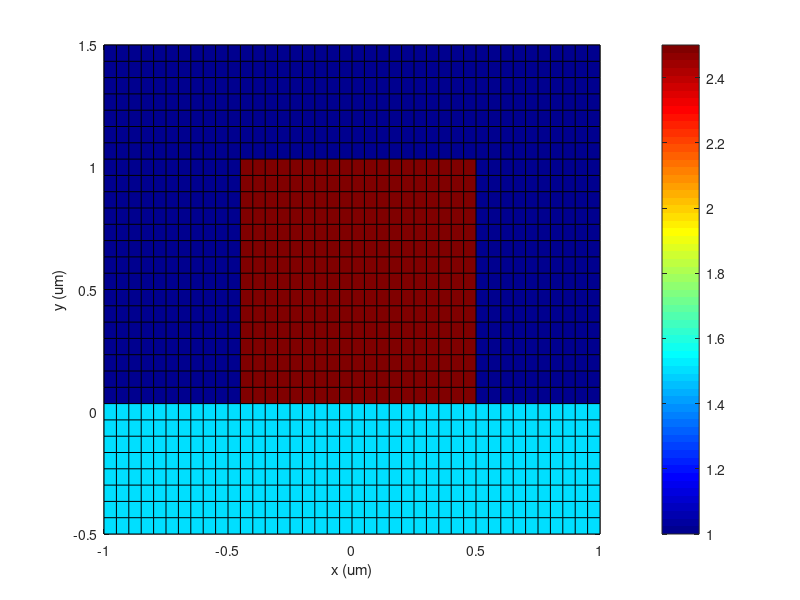

Here is the MATLAB script that generated this plot: (Note: this script raises an error after producing the figure.)
%%%%%%%%%%%%%%%%%%%%%%%%%%%%%%%%%%%%%%%%%%%%%%%%%%%%%%%%%%%%%%%%%%%%%%%%%%%
%%%%%%%%%%%%%%%%%%%%%% last update 26Feb2018, lne %%%%%%%%%%%%%%%%%%%%%%%%%
%%%%%%%%%%%%%%%%%%%%%%%%%%%%%%%%%%%%%%%%%%%%%%%%%%%%%%%%%%%%%%%%%%%%%%%%%%%

clear all
close all
clc

%%%%%%%%%%%%%%%%%%%%%%%%%%%%%%%%%%%%%%%%%%%%%%%%%%%%%%%%%%%%%%%%%%%%%%%%%%%
%%%%%%%%%%%%%%%%%%%%%%%%% Solving Parameters %%%%%%%%%%%%%%%%%%%%%%%%%%%%%%
%%%%%%%%%%%%%%%%%%%%%%%%%%%%%%%%%%%%%%%%%%%%%%%%%%%%%%%%%%%%%%%%%%%%%%%%%%%

lambda=1.55E-6;       %% Wavelength (meter)

neff_guess=2;         %% Guess of the effective index solutions (NOT WORKING)
neff_min=1.5;         %% filter the solutions where the effective index is superior than
neff_max=4;           %% filter the solutions where the effective index is inferior than
nmodes=6;            %% number of solutions asked 

AbsorbingBoundaryCondition=0;     %% 0 or 1

%%%%%%%%%%%%%%%%%%%%%%%%%%%%%%%%%%%%%%%%%%%%%%%%%%%%%%%%%%%%%%%%%%%%%%%%%%%
%%%%%%%%%%%%%%%%%%%%%%%%%% Plotting parameter %%%%%%%%%%%%%%%%%%%%%%%%%%%%%
%%%%%%%%%%%%%%%%%%%%%%%%%%%%%%%%%%%%%%%%%%%%%%%%%%%%%%%%%%%%%%%%%%%%%%%%%%%

AAbs=0;               %% Plot abs(E,H)
RReal=1;              %% Plot real(E,H)
IImag=0;              %% Plot imag(E,H)

plotElectricalField=1;
plotMagneticalField=0;

%%%%%%%%%%%%%%%%%%%%%%%%%%%%%%%%%%%%%%%%%%%%%%%%%%%%%%%%%%%%%%%%%%%%%%%%%%%
%%%%%%%%%%%%%%%%%%%%%%%%%%%%% Grid definition %%%%%%%%%%%%%%%%%%%%%%%%%%%%%
%%%%%%%%%%%%%%%%%%%%%%%%%%%%%%%%%%%%%%%%%%%%%%%%%%%%%%%%%%%%%%%%%%%%%%%%%%%

Nx=41;                %% number of points in the direction x
Ny=31;                %% number of points in the direction y

Dx=1E-6;              %% map
Dy=4E-6;              %% map

x = linspace(-Dx, Dx, Nx);
%y = linspace(-Dy/1.02, Dy, Ny);
y = linspace(-0.5e-6, 1.5e-6, Ny);
dx = x(2)-x(1);
dy = y(2)-y(1);

[X,Y] = meshgrid(x,y);

%%%%%%%%%%%%%%%%%%%%%%%%%%%%%%%%%%%%%%%%%%%%%%%%%%%%%%%%%%%%%%%%%%%%%%%%%%%
%%%%%%%%%%%%%%%%%%%%%%% Optical index definition %%%%%%%%%%%%%%%%%%%%%%%%%%
%%%%%%%%%%%%%%%%%%%%%%%%%%%%%%%%%%%%%%%%%%%%%%%%%%%%%%%%%%%%%%%%%%%%%%%%%%%

Lx=1e-6;
Ly=1e-6;

x0=0;y0=Ly/2;

idx  = 1 > abs((X-x0)/Lx*2);
idy  = 1 > abs((Y-y0)/Ly*2);
idXY = idx.*idy ;

n = (2.5)*idXY + (1)*(1-idXY);  %% ridge optical index

n(Y<=0)=1.5+0i;                %% substrate optical index

%%%%%%%%%%%%%%%%%%%%%%%%%%%%%%%%%%%%%%%%%%%%%%%%%%%%%%%%%%%%%%%%%%%%%%%%%%%
%%%%%%%%%%%%%%%%%%%%%%%%%%%%%%%%%%%%%%%%%%%%%%%%%%%%%%%%%%%%%%%%%%%%%%%%%%%
%%%%%%%%%%%%%%%%%%%%%%%%%%%%%%%%%%%%%%%%%%%%%%%%%%%%%%%%%%%%%%%%%%%%%%%%%%%

if AbsorbingBoundaryCondition==1
    LOSS=1e-5;
    n(:,1)         = n(:,1)         + LOSS*i;
    n(:,end)       = n(:,end)       + LOSS*i;
    n(1,2:end-1)   = n(1,2:end-1)   + LOSS*i;
    n(end,2:end-1) = n(end,2:end-1) + LOSS*i;
end

eps=n.^2;

%%%%%%%%%%%%%%%%%%%%%%%%%%%%%%%%%%%%%%%%%%%%%%%%%%%%%%%%%%%%%%%%%%%%%%%%%%%
%%%%%%%%%%%%%%%%%%%%%%%%%%%%%%%%%%%%%%%%%%%%%%%%%%%%%%%%%%%%%%%%%%%%%%%%%%% 

figure('position',[100 500 700 500])
pcolor(x*1e6,y*1e6,abs(n))
%pcolor(x*1e6,y*1e6,abs(eps))
xlabel('x (um)')
ylabel('y (um)')
colormap(jet)
colorbar
%shading flat
%break

%%%%%%%%%%%%%%%%%%%%%%%%%%%%%%%%%%%%%%%%%%%%%%%%%%%%%%%%%%%%%%%%%%%%%%%%%%%
%%%%%%%%%%%%%%%%%%%%%%%%%%%%%%%%%%%%%%%%%%%%%%%%%%%%%%%%%%%%%%%%%%%%%%%%%%%
%%%%%%%%%%%%%%%%%%%%%%%%%%%%%%%%%%%%%%%%%%%%%%%%%%%%%%%%%%%%%%%%%%%%%%%%%%%
Hx=[];Hy=[];Hz=[];Ex=[];Ey=[];Ez=[];

[Ex,Ey,neff]=WG2D_SolveExEy_f(x,y,eps,lambda,nmodes,neff_guess,neff_min,neff_max);

display(strcat('neff = ',num2str(neff,'%.5f')   ));

if plotElectricalField==1;
  for i=1:length(neff)
      Ez(:,:,i)=WG2D_GetEz_f(x,y,Ex(:,:,i),Ey(:,:,i),eps,neff(i),lambda);
  end
end

if plotMagneticalField==1
  for i=1:length(neff)
      [Hx(:,:,i),Hy(:,:,i),Hz(:,:,i)]=WG2D_GetHxHyHz_f(x,y,Ex(:,:,i),Ey(:,:,i),eps,neff(i),lambda);
  end
end

%%%%%%%%%%%%%%%%%%%%%%%%%%%%%%%%%%%%%%%%%%%%%%%%%%%%%%%%%%%%%%%%%%%%%%%%%%%
%%%%%%%%%%%%%%%%%%%%%%%%%%%%%%%%%%%%%%%%%%%%%%%%%%%%%%%%%%%%%%%%%%%%%%%%%%%
%%%%%%%%%%%%%%%%%%%%%%%%%%%%%%%%% Figures %%%%%%%%%%%%%%%%%%%%%%%%%%%%%%%%%
%%%%%%%%%%%%%%%%%%%%%%%%%%%%%%%%%%%%%%%%%%%%%%%%%%%%%%%%%%%%%%%%%%%%%%%%%%%
%%%%%%%%%%%%%%%%%%%%%%%%%%%%%%%%%%%%%%%%%%%%%%%%%%%%%%%%%%%%%%%%%%%%%%%%%%%

if AAbs==1
  HHx=abs(Hx);HHy=abs(Hy);HHz=abs(Hz);
  EEx=abs(Ex);EEy=abs(Ey);EEz=abs(Ez);
end
if RReal==1
  HHx=real(Hx);HHy=real(Hy);HHz=real(Hz);
  EEx=real(Ex);EEy=real(Ey);EEz=real(Ez);  
end
if IImag==1
  HHx=imag(Hx);HHy=imag(Hy);HHz=imag(Hz);
  EEx=imag(Ex);EEy=imag(Ey);EEz=imag(Ez);
end

%%%%%%%%%%%%%%%%%%%%%%%%%%%%%%%%%%%%%%%%%%%%%%%%%%%%%%%%%%%%%%%%%%%%%%%%%%%
%%%%%%%%%%%%%%%%%%%%%%%%%%%%%%%%%%%%%%%%%%%%%%%%%%%%%%%%%%%%%%%%%%%%%%%%%%%
%%%%%%%%%%%%%%%%%%%%%%%%%%%%%%%%%%%%%%%%%%%%%%%%%%%%%%%%%%%%%%%%%%%%%%%%%%%

X0fig=50; Y0fig=100;
Wfig=1800;Hfig=1000;

if plotElectricalField==1

figure('Name','Electrical Field','position',[X0fig Y0fig Wfig Hfig])


for i=1:6%length(neff)
    
    subplot(3,6,i)
    hold on
    A=EEx(:,:,i);
    if sum(A(:)==0)
      pcolor(x*1e6,y*1e6,A)
    else
      pcolor(x*1e6,y*1e6,A/max(abs(A(:))))
    end
    contour(x*1e6,y*1e6,abs(n),1,'linewidth',2,'linecolor','w')
    plot([-1 1]*Dx*1e6,[0 0],'w','linewidth',2)
    
    if RReal==1 || IImag==1
        caxis([-1 1])
    elseif AAbs==1
        caxis([0 1])
    end
    
    if AAbs==1
      title(  strcat('neff=',  num2str( neff(i) ,'%.3f'),',  Abs(Ex)'  )    )
    elseif RReal==1
      title(  strcat('neff=',  num2str( neff(i) ,'%.3f'),',  Re(Ex)'  )    )
    elseif IImag==1
      title(  strcat('neff=',  num2str( neff(i) ,'%.3f'),',  Im(Ex)'  )    )
    end
    shading flat
    xlabel('x (um)')
    ylabel('y (um)')
    colormap(jet)
    colorbar
 
end


%%%%%%%%%%%%%%%%%%%%%%%%%%%%%%%%%%%%%%%%%%%%%%%%%%%%%%%%%%%%%%%%%%%%%%%%%%%

for i=1:6%length(neff)

    subplot(3,6,i+6)
    hold on
    A=EEy(:,:,i);
    if sum(A(:)==0)
      pcolor(x*1e6,y*1e6,A)
    else
      pcolor(x*1e6,y*1e6,A/max(abs(A(:))))
    end
    contour(x*1e6,y*1e6,abs(n),1,'linewidth',2,'linecolor','w')
    
    if RReal==1 || IImag==1
        caxis([-1 1])
    elseif AAbs==1
        caxis([0 1])
    end
    
    if AAbs==1
      title(  strcat('neff=',  num2str( neff(i) ,'%.3f'),',  Abs(Ey)'  )    )
    elseif RReal==1
      title(  strcat('neff=',  num2str( neff(i) ,'%.3f'),',  Re(Ey)'  )    )
    elseif IImag==1
      title(  strcat('neff=',  num2str( neff(i) ,'%.3f'),',  Im(Ey)'  )    )
    end
    shading flat
    xlabel('x (um)')
    ylabel('y (um)')
    colormap(jet)
    colorbar
 
end

%%%%%%%%%%%%%%%%%%%%%%%%%%%%%%%%%%%%%%%%%%%%%%%%%%%%%%%%%%%%%%%%%%%%%%%%%%%

for i=1:6%length(neff)

    subplot(3,6,i+12)
    hold on
    A=EEz(:,:,i);
    if sum(A(:)==0)
      pcolor(x*1e6,y*1e6,A)
    else
      pcolor(x*1e6,y*1e6,A/max(abs(A(:))))
    end
    contour(x*1e6,y*1e6,abs(n),1,'linewidth',2,'linecolor','w')
    
    if RReal==1 || IImag==1
        caxis([-1 1])
    elseif AAbs==1
        caxis([0 1])
    end
    
    if AAbs==1
      title(  strcat('neff=',  num2str( neff(i) ,'%.3f'),',  Abs(Ez)'  )    )
    elseif RReal==1
      title(  strcat('neff=',  num2str( neff(i) ,'%.3f'),',  Re(Ez)'  )    )
    elseif IImag==1
      title(  strcat('neff=',  num2str( neff(i) ,'%.3f'),',  Im(Ez)'  )    )
    end
    shading flat
    xlabel('x (um)')
    ylabel('y (um)')
    colormap(jet)
    colorbar
 
end

end

%%%%%%%%%%%%%%%%%%%%%%%%%%%%%%%%%%%%%%%%%%%%%%%%%%%%%%%%%%%%%%%%%%%%%%%%%%%
%%%%%%%%%%%%%%%%%%%%%%%%%%%%%%%%%%%%%%%%%%%%%%%%%%%%%%%%%%%%%%%%%%%%%%%%%%%
%%%%%%%%%%%%%%%%%%%%%%%%%%%%%%%%%%%%%%%%%%%%%%%%%%%%%%%%%%%%%%%%%%%%%%%%%%%

if plotMagneticalField==1

figure('Name','Magnetical Field','position',[X0fig Y0fig Wfig Hfig])

for i=1:6%length(neff)
    
    subplot(3,6,i)
    hold on
    A=HHx(:,:,i);
    if sum(A(:)==0)
      pcolor(x*1e6,y*1e6,A)
    else
      pcolor(x*1e6,y*1e6,A/max(abs(A(:))))
    end
    contour(x*1e6,y*1e6,abs(n),1,'linewidth',2,'linecolor','w')
    plot([-1 1]*Dx*1e6,[0 0],'w','linewidth',2)
    
    if RReal==1 || IImag==1
        caxis([-1 1])
    elseif AAbs==1
        caxis([0 1])
    end
    
    if AAbs==1
      title(  strcat('neff=',  num2str( neff(i) ,'%.3f'),',  Abs(Hx)'  )    )
    elseif RReal==1
      title(  strcat('neff=',  num2str( neff(i) ,'%.3f'),',  Re(Hx)'  )    )
    elseif IImag==1
      title(  strcat('neff=',  num2str( neff(i) ,'%.3f'),',  Im(Hx)'  )    )
    end
    shading flat
    xlabel('x (um)')
    ylabel('y (um)')
    colormap(jet)
    colorbar
 
end

%%%%%%%%%%%%%%%%%%%%%%%%%%%%%%%%%%%%%%%%%%%%%%%%%%%%%%%%%%%%%%%%%%%%%%%%%%%
  
for i=1:6%length(neff)

    subplot(3,6,i+6)
    hold on
    A=HHy(:,:,i);
    if sum(A(:)==0)
      pcolor(x*1e6,y*1e6,A)
    else
      pcolor(x*1e6,y*1e6,A/max(abs(A(:))))
    end
    contour(x*1e6,y*1e6,abs(n),1,'linewidth',2,'linecolor','w')
    
    if RReal==1 || IImag==1
        caxis([-1 1])
    elseif AAbs==1
        caxis([0 1])
    end
    
    if AAbs==1
      title(  strcat('neff=',  num2str( neff(i) ,'%.3f'),',  Abs(Hy)'  )    )
    elseif RReal==1
      title(  strcat('neff=',  num2str( neff(i) ,'%.3f'),',  Re(Hy)'  )    )
    elseif IImag==1
      title(  strcat('neff=',  num2str( neff(i) ,'%.3f'),',  Im(Hy)'  )    )
    end
    shading flat
    xlabel('x (um)')
    ylabel('y (um)')
    colormap(jet)
    colorbar
 
end

%%%%%%%%%%%%%%%%%%%%%%%%%%%%%%%%%%%%%%%%%%%%%%%%%%%%%%%%%%%%%%%%%%%%%%%%%%%

for i=1:6%length(neff)

    subplot(3,6,i+12)
    hold on
    A=HHz(:,:,i);
    if sum(A(:)==0)
      pcolor(x*1e6,y*1e6,A)
    else
      pcolor(x*1e6,y*1e6,A/max(abs(A(:))))
    end
    contour(x*1e6,y*1e6,abs(n),1,'linewidth',2,'linecolor','w')
    
    if RReal==1 || IImag==1
        caxis([-1 1])
    elseif AAbs==1
        caxis([0 1])
    end
    
    if AAbs==1
      title(  strcat('neff=',  num2str( neff(i) ,'%.3f'),',  Abs(Hz)'  )    )
    elseif RReal==1
      title(  strcat('neff=',  num2str( neff(i) ,'%.3f'),',  Re(Hz)'  )    )
    elseif IImag==1
      title(  strcat('neff=',  num2str( neff(i) ,'%.3f'),',  Im(Hz)'  )    )
    end
    shading flat
    xlabel('x (um)')
    ylabel('y (um)')
    colormap(jet)
    colorbar
 
end

end

%%%%%%%%%%%%%%%%%%%%%%%%%%%%%%%%%%%%%%%%%%%%%%%%%%%%%%%%%%%%%%%%%%%%%%%%%%%
%%%%%%%%%%%%%%%%%%%%%%%%%%%%%%%%%%%%%%%%%%%%%%%%%%%%%%%%%%%%%%%%%%%%%%%%%%%
%%%%%%%%%%%%%%%%%%%%%%%%%%%%%%%%%%%%%%%%%%%%%%%%%%%%%%%%%%%%%%%%%%%%%%%%%%%
